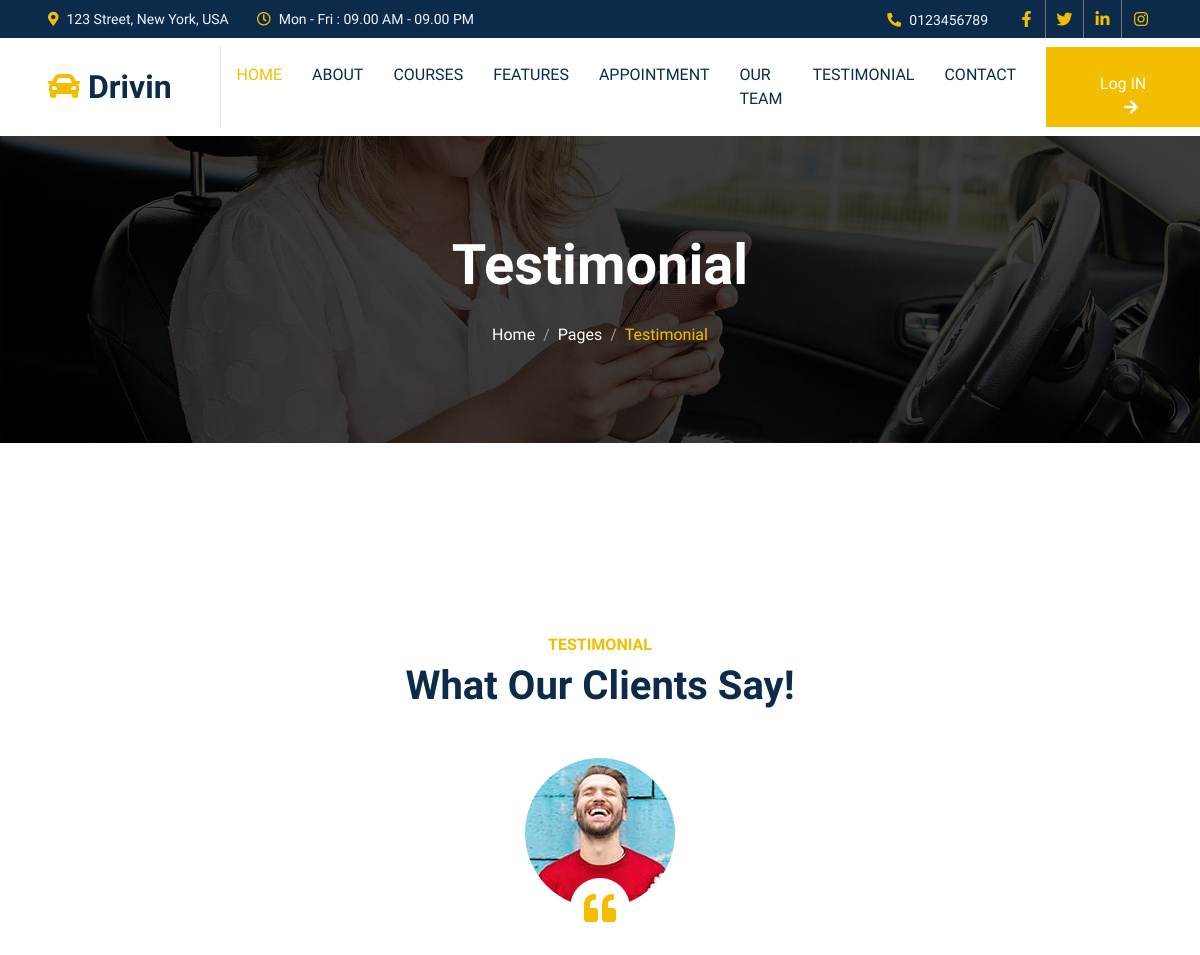
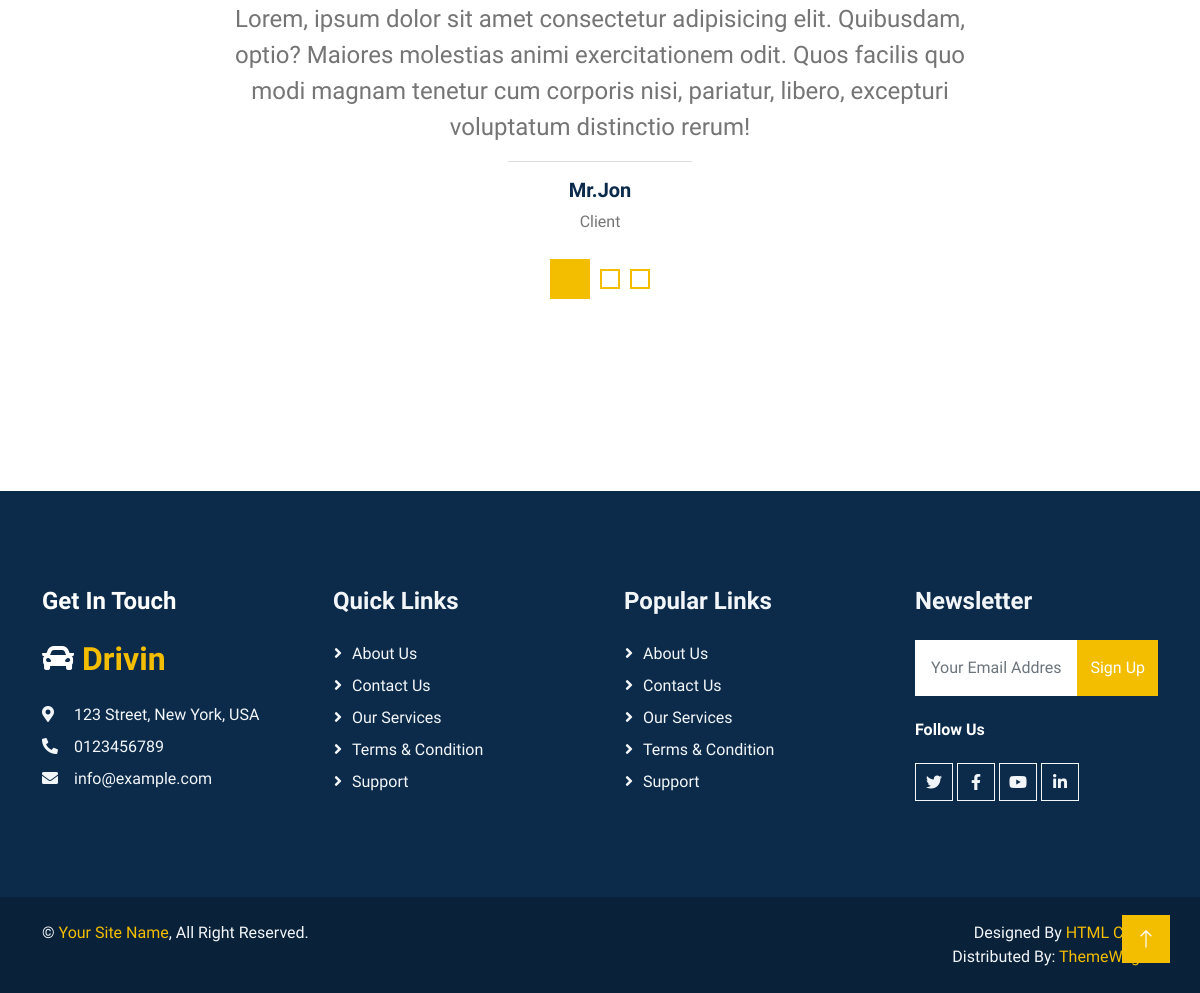
The page /testimonial.php on the database its author committed (2 pictures, top to bottom).
### tables this page shows
CREATE TABLE `contact_details` (
  `c_id` int(11) NOT NULL,
  `c_address` text NOT NULL,
  `c_timing` text NOT NULL,
  `c_mobile` varchar(10) NOT NULL,
  `f_link` text NOT NULL,
  `i_link` text NOT NULL,
  `t_link` text NOT NULL,
  `y_link` text NOT NULL,
  `c_email` text NOT NULL,
  `c_map` text NOT NULL
);

CREATE TABLE `client_say` (
  `cs_id` int(11) NOT NULL,
  `client_name` text NOT NULL,
  `client_Position` text NOT NULL,
  `client_message` text NOT NULL,
  `client_img` text NOT NULL
);

### testimonial.php (the view)
<?php
include "head.php";
include "nav.php";
?>
    <div class="container-fluid page-header py-6 my-6 mt-0 wow fadeIn" data-wow-delay="0.1s">
        <div class="container text-center">
            <h1 class="display-4 text-white animated slideInDown mb-4">Testimonial</h1>
            <nav aria-label="breadcrumb animated slideInDown">
                <ol class="breadcrumb justify-content-center mb-0">
                    <li class="breadcrumb-item"><a class="text-white" href="#">Home</a></li>
                    <li class="breadcrumb-item"><a class="text-white" href="#">Pages</a></li>
                    <li class="breadcrumb-item text-primary active" aria-current="page">Testimonial</li>
                </ol>
            </nav>
        </div>
    </div>
    <div class="container-xxl py-6">
        <div class="container">
            <div class="text-center mx-auto mb-5 wow fadeInUp" data-wow-delay="0.1s" style="max-width: 500px;">
                <h6 class="text-primary text-uppercase mb-2">Testimonial</h6>
                <h1 class="display-6 mb-4">What Our Clients Say!</h1>
            </div>
            <div class="row justify-content-center">
                <div class="col-lg-8 wow fadeInUp" data-wow-delay="0.1s">
                    <div class="owl-carousel testimonial-carousel">
                        <?php
                         $query="SELECT * FROM  client_say";
                         $fire=mysqli_query($conn,$query);
                         while($row=mysqli_fetch_assoc($fire)){
                        ?>
                        <div class="testimonial-item text-center">
                            <div class="position-relative mb-5">
                                <img class="img-fluid rounded-circle mx-auto" src="admin/upload/<?=$row['client_img'];?>" alt="">
                                <div class="position-absolute top-100 start-50 translate-middle d-flex align-items-center justify-content-center bg-white rounded-circle" style="width: 60px; height: 60px;">
                                    <i class="fa fa-quote-left fa-2x text-primary"></i>
                                </div>
                            </div>
                            <p class="fs-4"><?=$row['client_message'];?></p>
                            <hr class="w-25 mx-auto">
                            <h5><?=$row['client_name'];?></h5>
                            <span><?=$row['client_Position'];?></span>
                        </div>
                        <?php
                        }
                        ?>
                    </div>
                </div>
            </div>
        </div>
    </div>
<?php
 include "footer.php";
?>

### nav.php (shortened to what this page needs)
<?php
    include "conn.php";
    $query="SELECT * from contact_details";
    $fire=mysqli_query($conn,$query);
    $row=mysqli_fetch_assoc($fire);
?>
    <div class="container-fluid bg-dark text-light p-0">
        <div class="row gx-0 d-none d-lg-flex">
            <div class="col-lg-7 px-5 text-start">
                <div class="h-100 d-inline-flex align-items-center me-4">
                    <small class="fa fa-map-marker-alt text-primary me-2"></small>
                    <small><?=$row['c_address'];?></small>
                </div>
                <div class="h-100 d-inline-flex align-items-center">
                    <small class="far fa-clock text-primary me-2"></small>
                    <small><?=$row['c_timing'];?></small>
                </div>
            </div>
            <div class="col-lg-5 px-5 text-end">
                <div class="h-100 d-inline-flex align-items-center me-4">
                    <small class="fa fa-phone-alt text-primary me-2"></small>
                    <small><?=$row['c_mobile'];?></small>
                </div>
                <div class="h-100 d-inline-flex align-items-center mx-n2">
                    <a class="btn btn-square btn-link rounded-0 border-0 border-end border-secondary" href="<?=$row['f_link'];?>"><i class="fab fa-facebook-f"></i></a>
                    <a class="btn btn-square btn-link rounded-0 border-0 border-end border-secondary" href="<?=$row['t_link'];?>"><i class="fab fa-twitter"></i></a>
                    <a class="btn btn-square btn-link rounded-0 border-0 border-end border-secondary" href="<?=$row['i_link'];?>"><i class="fab fa-linkedin-in"></i></a>
                    <a class="btn btn-square btn-link rounded-0" href="<?=$row['i_link'];?>"><i class="fab fa-instagram"></i></a>
                </div>
            </div>
        </div>
    </div>
    <nav class="navbar navbar-expand-lg bg-white navbar-light sticky-top p-0">
        <a href="index.php" class="navbar-brand d-flex align-items-center border-end px-4 px-lg-5">
            <h2 class="m-0"><i class="fa fa-car text-primary me-2"></i>Drivin</h2>
        </a>
        <div class="collapse navbar-collapse" id="navbarCollapse">
            <div class="navbar-nav ms-auto p-4 p-lg-0">
                <a href="index.php" class="nav-item nav-link active">Home</a>
                <a href="about.php" class="nav-item nav-link">About</a>
                <a href="courses.php" class="nav-item nav-link">Courses</a>
                <a href="feature.php" class="nav-item nav-link">Features</a>
                <a href="appointment.php" class="nav-item nav-link">Appointment</a>
                <a href="team.php" class="nav-item nav-link">Our Team</a>
                <a href="testimonial.php" class="nav-item nav-link">Testimonial</a>
                <a href="contact.php" class="nav-item nav-link">Contact</a>
            </div>
            <a href="admin.php" class="btn btn-primary py-4 px-lg-5 d-none d-lg-block">Log IN<i class="fa fa-arrow-right ms-3"></i></a>
        </div>
    </nav>

### footer.php (shortened to what this page needs)
<?php
    include "conn.php";
    $query="SELECT * from contact_details";
    $fire=mysqli_query($conn,$query);
    $row=mysqli_fetch_assoc($fire);
?>
    <div class="container-fluid bg-dark text-light footer my-6 mb-0 py-6 wow fadeIn" data-wow-delay="0.1s">
        <div class="container">
            <div class="row g-5">
                <div class="col-lg-3 col-md-6">
                    <h4 class="text-white mb-4">Get In Touch</h4>
                    <h2 class="text-primary mb-4"><i class="fa fa-car text-white me-2"></i>Drivin</h2>
                    <p class="mb-2"><i class="fa fa-map-marker-alt me-3"></i><?=$row['c_address'];?></p>
                    <p class="mb-2"><i class="fa fa-phone-alt me-3"></i><?=$row['c_mobile'];?></p>
                    <p class="mb-2"><i class="fa fa-envelope me-3"></i><?=$row['c_email'];?></p>
                </div>
                <div class="col-lg-3 col-md-6">
                    <h4 class="text-light mb-4">Quick Links</h4>
                    <a class="btn btn-link" href="">About Us</a>
                    <a class="btn btn-link" href="">Contact Us</a>
                    <a class="btn btn-link" href="">Our Services</a>
                    <a class="btn btn-link" href="">Terms & Condition</a>
                    <a class="btn btn-link" href="">Support</a>
                </div>
                <div class="col-lg-3 col-md-6">
                    <h4 class="text-light mb-4">Popular Links</h4>
                    <a class="btn btn-link" href="">About Us</a>
                    <a class="btn btn-link" href="">Contact Us</a>
                    <a class="btn btn-link" href="">Our Services</a>
                    <a class="btn btn-link" href="">Terms & Condition</a>
                    <a class="btn btn-link" href="">Support</a>
                </div>
                <div class="col-lg-3 col-md-6">
                    <h4 class="text-light mb-4">Newsletter</h4>
                    <form action="">
                        <div class="input-group">
                            <input type="text" class="form-control p-3 border-0" placeholder="Your Email Address">
                            <button class="btn btn-primary">Sign Up</button>
                        </div>
                    </form>
                    <h6 class="text-white mt-4 mb-3">Follow Us</h6>
                    <div class="d-flex pt-2">
                        <a class="btn btn-square btn-outline-light me-1" href="<?=$row['t_link'];?>"><i class="fab fa-twitter"></i></a>
                        <a class="btn btn-square btn-outline-light me-1" href="<?=$row['f_link'];?>"><i class="fab fa-facebook-f"></i></a>
                        <a class="btn btn-square btn-outline-light me-1" href="<?=$row['y_link'];?>"><i class="fab fa-youtube"></i></a>
                        <a class="btn btn-square btn-outline-light me-0" href="<?=$row['i_link'];?>"><i class="fab fa-linkedin-in"></i></a>
                    </div>
                </div>
            </div>
        </div>
    </div>
    <div class="container-fluid copyright text-light py-4 wow fadeIn" data-wow-delay="0.1s">
        <div class="container">
            <div class="row">
                <div class="col-md-6 text-center text-md-start mb-3 mb-md-0">
                    &copy; <a href="#">Your Site Name</a>, All Right Reserved.
                </div>
                <div class="col-md-6 text-center text-md-end">
                    Designed By <a href="https://htmlcodex.com">HTML Codex</a>
                    <br>Distributed By: <a href="https://themewagon.com" target="_blank">ThemeWagon</a>
                </div>
            </div>
        </div>
    </div>
    <a href="#" class="btn btn-lg btn-primary btn-lg-square back-to-top"><i class="bi bi-arrow-up"></i></a>
</body>
</html>

### css/style.css (style rules this page uses)
:root { --primary: #F3BD00; --secondary: #757575; --light: #F3F6F8; --dark: #0C2B4B; }
.py-6 { padding-top: 6rem; padding-bottom: 6rem; }
.my-6 { margin-top: 6rem; margin-bottom: 6rem; }
.back-to-top { position: fixed; display: none; right: 30px; bottom: 30px; z-index: 99; }
.btn { font-weight: 500; transition: .5s; }
.btn.btn-primary, .btn.btn-outline-primary:hover { color: #FFFFFF; }
.btn-square { width: 38px; height: 38px; }
.btn-lg-square { width: 48px; height: 48px; }
.btn-square, .btn-sm-square, .btn-lg-square { padding: 0; display: flex; align-items: center; justify-content: center; font-weight: normal; }
.navbar.sticky-top { top: -100px; transition: .5s; }
.navbar .navbar-brand, .navbar a.btn { height: 80px }
.navbar .navbar-nav .nav-link { margin-right: 30px; padding: 25px 0; color: var(--dark); font-weight: 500; text-transform: uppercase; outline: none; }
.navbar .navbar-nav .nav-link:hover, .navbar .navbar-nav .nav-link.active { color: var(--primary); }
.page-header { background: linear-gradient(rgba(0, 0, 0, .75), rgba(0, 0, 0, .75)), url(../img/carousel-1.jpg) center center no-repeat; background-size: cover; }
.breadcrumb-item+.breadcrumb-item::before { color: #999999; }
.testimonial-carousel .owl-item img { width: 150px; height: 150px; }
.footer .btn.btn-link { display: block; margin-bottom: 5px; padding: 0; text-align: left; color: var(--light); font-weight: normal; text-transform: capitalize; transition: .3s; }
.footer .btn.btn-link::before { position: relative; content: "\f105"; font-family: "Font Awesome 5 Free"; font-weight: 900; color: var(--light); margin-right: 10px; }
.copyright { background: #092139; }
.copyright a { color: var(--primary); }

### rows shown on the page
contact_details: c_address "123 Street, New York, USA", c_timing "Mon - Fri : 09.00 AM - 09.00 PM", c_mobile "0123456789", c_email "info@example.com"
client_say: client_img (picture), client_message "Lorem, ipsum dolor sit amet consectetur adipisicing elit. Quibusdam, optio? Maiores molestias animi exercitationem odit. Quos facilis quo modi magnam tenetur cum corporis nisi, pariatur, libero, excepturi voluptatum distinctio rerum!", client_name "Mr.Jon", client_Position "Client"
